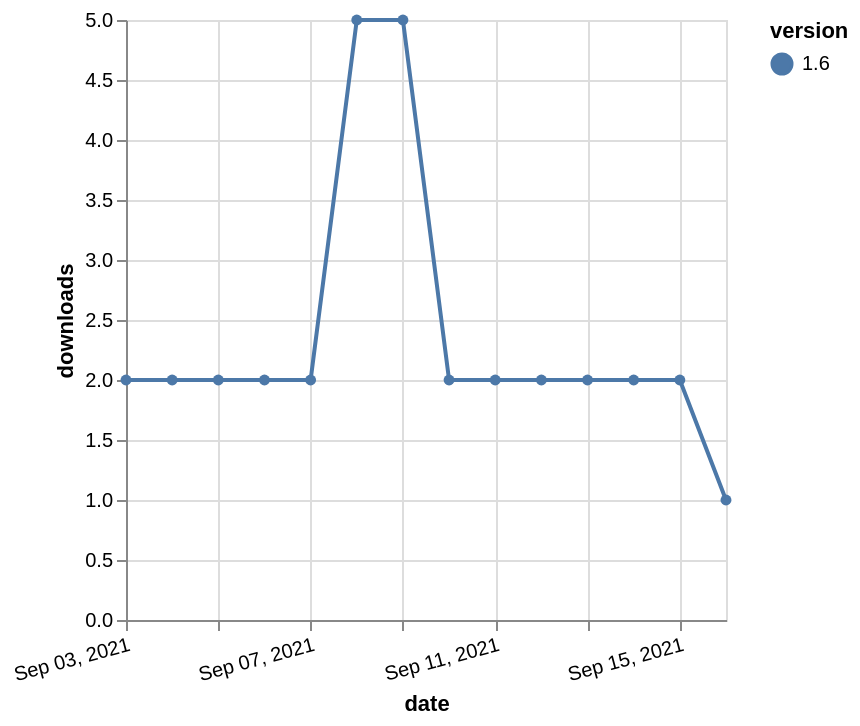

Here is the Vega-Lite specification saved for this chart:
### Vega-Lite specification from a JSON file in a GitHub repository (floating-point values rounded to 4 significant figures)
{"$schema": "https://vega.github.io/schema/vega-lite/v5.json", "description": "A simple bar chart with embedded data.", "data": {"values": [{"date": "2021-09-03", "total": 4243, "delta": 2, "version": "1.6"}, {"date": "2021-09-04", "total": 4245, "delta": 2, "version": "1.6"}, {"date": "2021-09-05", "total": 4247, "delta": 2, "version": "1.6"}, {"date": "2021-09-06", "total": 4249, "delta": 2, "version": "1.6"}, {"date": "2021-09-07", "total": 4251, "delta": 2, "version": "1.6"}, {"date": "2021-09-08", "total": 4256, "delta": 5, "version": "1.6"}, {"date": "2021-09-09", "total": 4261, "delta": 5, "version": "1.6"}, {"date": "2021-09-10", "total": 4263, "delta": 2, "version": "1.6"}, {"date": "2021-09-11", "total": 4265, "delta": 2, "version": "1.6"}, {"date": "2021-09-12", "total": 4267, "delta": 2, "version": "1.6"}, {"date": "2021-09-13", "total": 4269, "delta": 2, "version": "1.6"}, {"date": "2021-09-14", "total": 4271, "delta": 2, "version": "1.6"}, {"date": "2021-09-15", "total": 4273, "delta": 2, "version": "1.6"}, {"date": "2021-09-16", "total": 4274, "delta": 1, "version": "1.6"}]}, "width": "container", "mark": {"type": "line", "point": {"filled": true}}, "encoding": {"x": {"field": "date", "type": "temporal", "timeUnit": "yearmonthdate", "title": "date", "axis": {"labelAngle": -15}}, "y": {"field": "delta", "type": "quantitative", "title": "downloads"}, "color": {"field": "version", "type": "nominal"}, "tooltip": {"field": "delta"}}}
